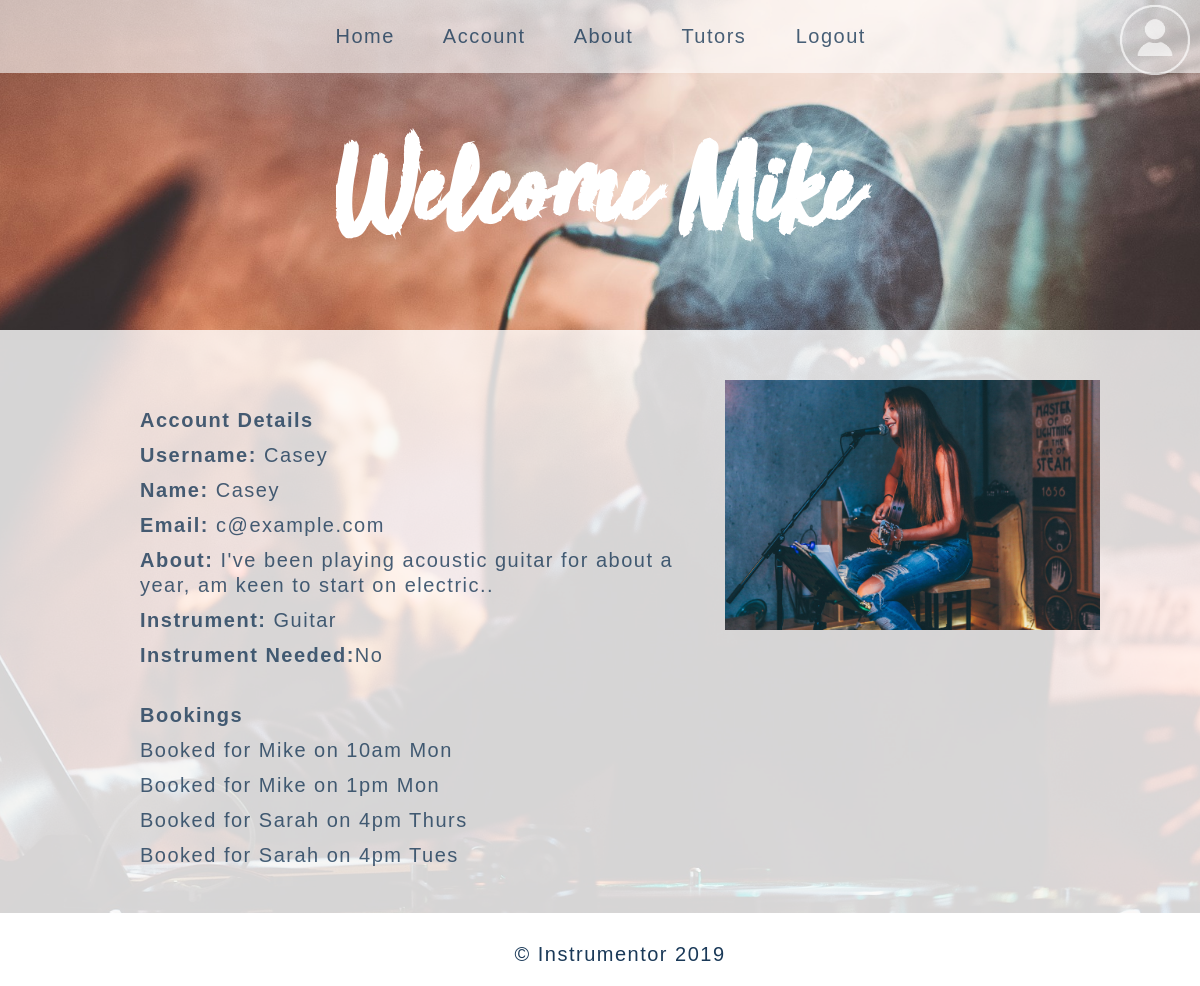
Before: /home/profile/3 (signed in) with the older database file.
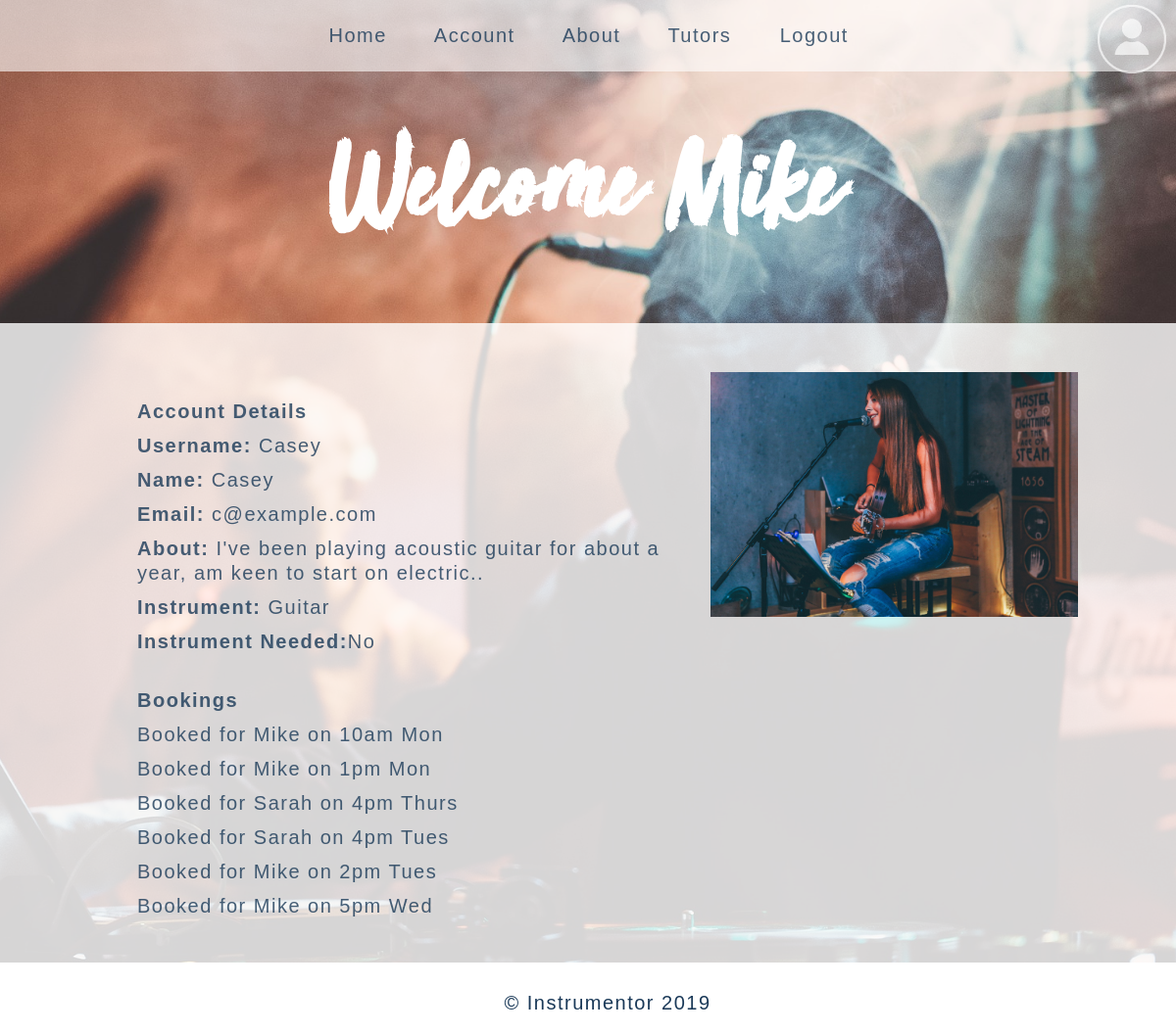
After: the same page with the newer database file.
### home/models.py (models this page shows, shortened)
class Student(models.Model):
    profile_pic = models.ImageField(upload_to="images/", default="concert.jpg") # pip3 install pillow
    name = models.CharField(max_length=150)
    about = models.TextField(null=True, blank=True)
    instrument_req = models.BooleanField(null=True, blank=True)
    instrument = models.ForeignKey('Instrument', on_delete=models.SET_NULL, null=True)
    user = models.OneToOneField(User, on_delete=models.CASCADE, null=False, primary_key=True)

class Instrument(models.Model):
    name = models.CharField(max_length=150)
    def __str__(self):
        return self.name

class Booking(models.Model):
    availability = models.ForeignKey(Availability, on_delete=models.CASCADE)
    student = models.ForeignKey(Student, on_delete=models.CASCADE)
    def __str__(self):
        return ' Booked for ' + self.availability.tutor.name + \
            ' on ' + self.availability.hour.hour + ' ' + \
            self.availability.hour.day_of_week

class Availability(models.Model):
    tutor = models.ForeignKey(Tutor, on_delete=models.CASCADE)
    hour = models.ForeignKey(Hour, on_delete=models.CASCADE)
    available = models.BooleanField(default=False)

class Tutor(models.Model):
    profile_pic = models.ImageField(upload_to="images/", default="concert.jpg") # pip3 install pillow
    name = models.CharField(max_length=150)
    experience = models.TextField(null=True, blank=True)
    instrument_avail = models.BooleanField(null=True, blank=True)
    price = models.DecimalField(max_digits=8, decimal_places=2, blank=True, null=True)
    instrument = models.ForeignKey('Instrument', on_delete=models.SET_NULL, null=True)
    user = models.OneToOneField(User, on_delete=models.CASCADE, null=False, primary_key=True)

class Hour(models.Model):
    DAYS =(
    ('Mon','Monday'),
    ('Tues','Tuesday'),
    ('Wed','Wednesday'),
    ('Thurs','Thursday'),
    ('Fri','Friday'),
    ('Sat','Saturday'),
    ('Sun','Sunday',)
    )
    hour = models.CharField(max_length=8)
    day_of_week = models.CharField(choices=DAYS, max_length=10)

### home/views.py (the view)
# urls.py: path('profile/<id>', views.profile, name='profile'),
@login_required(login_url="/accounts/login/")
def profile(request, id):
    user = User.objects.get(id=id)
    try:
        bookings = Booking.objects.all()
        userBookings= []
        for book in bookings:
            if(book.student == user.student):
               userBookings.append(book)
    except User.DoesNotExist:
        raise Http404('User not found')
    return render(request, 'home/profile.html', {'user': user, 'userBookings': userBookings, 'bookings': bookings})

### home/templates/home/profile.html (shortened to what this page needs)
{% include "base.html" %}
{% load static  %}
{% block header %}
  <h1 id="home">Welcome {{ request.user.username }}</h1>
{% endblock %}
{% block profile %}
{% if user.student %}
<section class="content3">
    <div class="profile_info">
      <img src="{{ user.student.profile_pic.url }}" id="profile"/>
    </div>
    <br>
    <div class="profile_info">
      <ul>
        <br><p><b>Account Details</b></p>
        <p><b>Username:</b> {{ user.username|capfirst }}</p>
        <p><b>Name:</b> {{ user.student.name|capfirst }}</p>
        <p><b>Email:</b> {{ user.email}} </p>
        <p><b>About:</b> {{ user.student.about}} </p>
        <p><b>Instrument:</b> {{ user.student.instrument|capfirst }}</p>
        {% if user.student.instrument_req == True %}
        <p><b>Instrument Needed:</b>Yes</p>
        {% elif user.student.instrument_req == False %}
        <p><b>Instrument Needed:</b>No</p>
        <br><p><b>Bookings</b></p>
        {% for booking in userBookings %}
        <p>{{ booking }}</p>
        {% endfor %}
        {% endif %}
        <br>
      </ul>
    </div>
    <br>
    </section>
   {% endif %}
{% endblock %}

### home/templates/base.html (shortened to what this page needs)
{% load static %}
<html lang="en-US">
     <head>
        {% load static %}
        <link rel="stylesheet" id="style" href="{% static 'style.css' %}" type="text/css" media="all">
     </head>
  <header>
{% if user.is_authenticated %}
<div class="containernav">
    <div class="navbutton">
           <div class="dropdown">
               <div class="dropbtn"><img src="{% static 'images/navicon2.png' %}" alt="Nav">
                   <div class="dropdown-content">
                      <a href="{% url 'home' %}">Home</a>
                      <a href="{% url 'profile' request.user.id %}">Account</a>
                      <a href="{% url 'about' %}">About</a>
                      {% if user.student %}
                      <a href="{% url 'tutors' %}">Tutors</a>
                      {% elif user.tutor %}
                      <a href="{% url 'students' %}">Students</a>
                      {% endif %}
                      <a href="{% url 'logout' %}"><div class="logout">Logout
                    </div>{% csrf_token %}</a>
               </div>
            </div>
       </div>
    </div>
</div>
      {% endif %}
    {% block body %}
        <br>
          <footer>
          <p>&copy; Instrumentor 2019</p>
          </footer>
    {% endblock %}
</html>

### static/style.css (style rules this page uses)
body h1 { margin: 0; font-size: 10vw; padding: 150px 10px 60px 0; line-height: 50px; font-family: 'Sun Valley'; text-align: center; color: white; }
body p { font-size: 20px; }
a { color: rgba(26, 57, 88, 0.8); text-decoration: none; font-size:20px; padding:2%; }
header { text-align:center; min-height:200px; color: white; margin:0; padding-bottom: 50px; }
header p { text-align:center; }
.navbutton { display: block; width: 100%; top:0; }
.containernav { width:100%; position: relative; top: 0; }
.dropbtn { font-size: 20px; z-index: 1; text-align: center; color: #1c3a6b; }
.dropbtn img { width: 70px; float:right; padding:5px 10px 0 0; }
.dropdown { width:100%; position:relative; display:block; float:right; top:0; }
.dropdown-content { justify-content: center; display: none; text-align: center; position: absolute; color: #1c3a6b; right: 0; width: 100%; background-color: rgba(255, 255, 255, 0.6); z-index: 1; top:0; flex-wrap: wrap; overflow: auto; }
.dropdown-content a { padding: 2%; display: inline-block; text-align: center; }
.containernav { width:100%; margin:auto; position: fixed; top: 0; }
.logout { display: inline; padding:2%; }
.content3 { margin-top: 20px; color: rgba(26, 57, 88, 0.8); background-color:rgba(255, 255, 255, 0.8); width:100%; min-height: 40%; overflow: auto; }
footer { padding: 0 10px 0 10px; background-color: white; position:fixed; bottom: 0; margin: auto; width: 100%; text-align: left; font-size: 4px; line-height: 1.4; overflow:hidden; padding: 20px 0 10px 20px; color:#1A3958; font-size: 12px; line-height: 3px; }
.profile_info p { margin: 10px 20px 0 100px ; text-align: left; text-decoration:none; max-width: 550px; }
#profile { float:right; height: 250px; padding: 50px 100px 50px 0 ; }
.containernav { position:static; }

Changed rows visible on the page:
added Booking: availability.day_of_week "Booked for Mike on 2pm Tues"
added Booking: availability.day_of_week "Booked for Mike on 5pm Wed"
